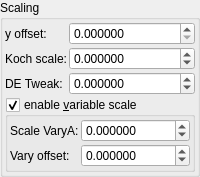
    <widget class="QGroupBox" name="groupBox_9">
     <property name="title">
      <string>Scaling</string>
     </property>
     <layout class="QVBoxLayout" name="verticalLayout_13" stretch="0,0">
      <property name="spacing">
       <number>2</number>
      </property>
      <property name="leftMargin">
       <number>2</number>
      </property>
      <property name="topMargin">
       <number>2</number>
      </property>
      <property name="rightMargin">
       <number>2</number>
      </property>
      <property name="bottomMargin">
       <number>2</number>
      </property>
      <item>
       <layout class="QGridLayout" name="gridLayout_32" columnstretch="0,1">
        <property name="spacing">
         <number>2</number>
        </property>
        <item row="3" column="1">
         <widget class="MyDoubleSpinBox" name="spinbox_analyticDE_offset_0">
          <property name="sizePolicy">
           <sizepolicy hsizetype="Minimum" vsizetype="Maximum">
            <horstretch>0</horstretch>
            <verstretch>0</verstretch>
           </sizepolicy>
          </property>
          <property name="prefix">
           <string/>
          </property>
          <property name="suffix">
           <string/>
          </property>
          <property name="decimals">
           <number>6</number>
          </property>
          <property name="minimum">
           <double>-99.989999999999995</double>
          </property>
          <property name="maximum">
           <double>99.989999999999995</double>
          </property>
          <property name="singleStep">
           <double>0.100000000000000</double>
          </property>
         </widget>
        </item>
        <item row="2" column="1">
         <widget class="MyDoubleSpinBox" name="spinbox_transf_scale_3">
          <property name="sizePolicy">
           <sizepolicy hsizetype="Minimum" vsizetype="Maximum">
            <horstretch>0</horstretch>
            <verstretch>0</verstretch>
           </sizepolicy>
          </property>
          <property name="prefix">
           <string/>
          </property>
          <property name="suffix">
           <string/>
          </property>
          <property name="decimals">
           <number>6</number>
          </property>
          <property name="minimum">
           <double>-99.989999999999995</double>
          </property>
          <property name="maximum">
           <double>99.989999999999995</double>
          </property>
          <property name="singleStep">
           <double>0.100000000000000</double>
          </property>
         </widget>
        </item>
        <item row="3" column="0">
         <widget class="QLabel" name="label_152">
          <property name="text">
           <string>DE Tweak:</string>
          </property>
         </widget>
        </item>
        <item row="2" column="0">
         <widget class="QLabel" name="label_8">
          <property name="text">
           <string>Koch scale:</string>
          </property>
         </widget>
        </item>
        <item row="1" column="0">
         <widget class="QLabel" name="label_14">
          <property name="text">
           <string>y offset:</string>
          </property>
         </widget>
        </item>
        <item row="1" column="1">
         <widget class="MyDoubleSpinBox" name="spinbox_transf_scale_1">
          <property name="enabled">
           <bool>true</bool>
          </property>
          <property name="sizePolicy">
           <sizepolicy hsizetype="Minimum" vsizetype="Maximum">
            <horstretch>0</horstretch>
            <verstretch>0</verstretch>
           </sizepolicy>
          </property>
          <property name="prefix">
           <string/>
          </property>
          <property name="suffix">
           <string/>
          </property>
          <property name="decimals">
           <number>6</number>
          </property>
          <property name="minimum">
           <double>0.000000000000000</double>
          </property>
          <property name="maximum">
           <double>99.989999999999995</double>
          </property>
          <property name="singleStep">
           <double>0.100000000000000</double>
          </property>
         </widget>
        </item>
       </layout>
      </item>
      <item>
       <widget class="MyGroupBox" name="groupCheck_transf_function_enabledK_false">
        <property name="title">
         <string>enable &amp;variable scale</string>
        </property>
        <property name="checkable">
         <bool>true</bool>
        </property>
        <layout class="QVBoxLayout" name="verticalLayout_15" stretch="0">
         <property name="spacing">
          <number>2</number>
         </property>
         <property name="leftMargin">
          <number>2</number>
         </property>
         <property name="topMargin">
          <number>2</number>
         </property>
         <property name="rightMargin">
          <number>2</number>
         </property>
         <property name="bottomMargin">
          <number>2</number>
         </property>
         <item>
          <layout class="QGridLayout" name="gridLayout_31" columnstretch="0,1">
           <property name="spacing">
            <number>2</number>
           </property>
           <item row="1" column="1">
            <widget class="MyDoubleSpinBox" name="spinbox_transf_scale_vary_0">
             <property name="sizePolicy">
              <sizepolicy hsizetype="Minimum" vsizetype="Maximum">
               <horstretch>0</horstretch>
               <verstretch>0</verstretch>
              </sizepolicy>
             </property>
             <property name="prefix">
              <string/>
             </property>
             <property name="suffix">
              <string/>
             </property>
             <property name="decimals">
              <number>6</number>
             </property>
             <property name="minimum">
              <double>-99.989999999999995</double>
             </property>
             <property name="maximum">
              <double>99.989999999999995</double>
             </property>
             <property name="singleStep">
              <double>0.010000000000000</double>
             </property>
            </widget>
           </item>
           <item row="2" column="1">
            <widget class="MyDoubleSpinBox" name="spinbox_transf_scaleC_1">
             <property name="sizePolicy">
              <sizepolicy hsizetype="Minimum" vsizetype="Maximum">
               <horstretch>0</horstretch>
               <verstretch>0</verstretch>
              </sizepolicy>
             </property>
             <property name="prefix">
              <string/>
             </property>
             <property name="suffix">
              <string/>
             </property>
             <property name="decimals">
              <number>6</number>
             </property>
             <property name="minimum">
              <double>-99.989999999999995</double>
             </property>
             <property name="maximum">
              <double>99.989999999999995</double>
             </property>
             <property name="singleStep">
              <double>0.100000000000000</double>
             </property>
            </widget>
           </item>
           <item row="2" column="0">
            <widget class="QLabel" name="label_150">
             <property name="text">
              <string>Vary offset:</string>
             </property>
            </widget>
           </item>
           <item row="1" column="0">
            <widget class="QLabel" name="label_145">
             <property name="text">
              <string>Scale VaryA:</string>
             </property>
            </widget>
           </item>
          </layout>
         </item>
        </layout>
       </widget>
      </item>
     </layout>
    </widget>
